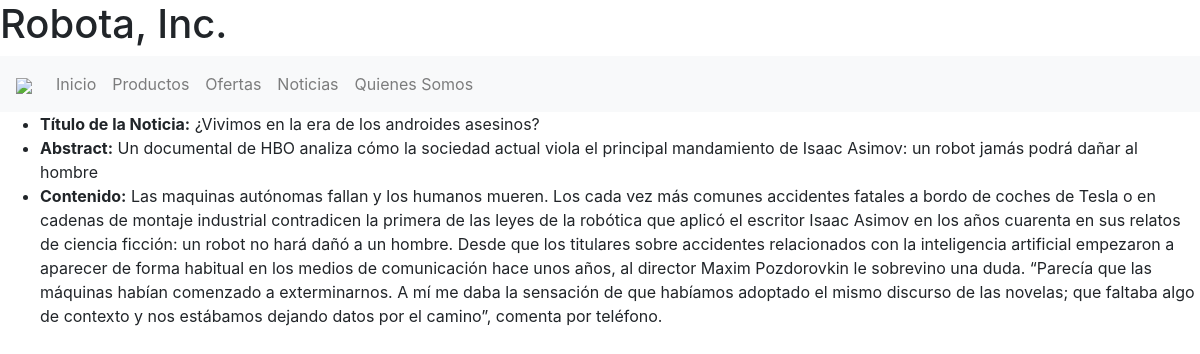
The app's page /noticias/robots-asesinos with its own data.
### web/models.py (models this page shows, shortened)
class New(models.Model):
    date = models.DateField()
    title = models.CharField(max_length=255)
    slug = models.SlugField()
    abstract = models.CharField(max_length=255)
    description = models.TextField()

### web/views.py (the view)
# urls.py: path('noticias/', views.news, name="news"),
def news(request, slug=None):
    if slug == None:
        context = {
            'news': New.objects.all(),
        }
        return render(request, 'web/news/main.html', context)
    else:
        context = {
            'new': New.objects.get(slug=slug),
        }
        return render(request, 'web/news/main_details.html', context)

### web/templates/web/news/main_details.html
{% extends 'web/content.html' %}
{% block main %}
<main>
    <ul>
        <li><b>Título de la Noticia:</b> {{ new.title }}</li>
        <li><b>Abstract:</b> {{ new.abstract }}</li>
        <li><b>Contenido:</b> {{ new.description }}</li>
    </ul>
</main>
{% endblock %}

### records on screen
New: title "¿Vivimos en la era de los androides asesinos?", abstract "Un documental de HBO analiza cómo la sociedad actual viola el principal mandamiento de Isaac Asimov: un robot jamás podrá dañar al hombre", description "Las maquinas autónomas fallan y los humanos mueren. Los cada vez más comunes accidentes fatales a bordo de coches de Tesla o en cadenas de montaje industrial contradicen la primera de las leyes de la robótica que aplicó el escritor Isaac Asimov en los años cuarenta en sus relatos de ciencia ficción: un robot no hará dañó a un hombre. Desde que los titulares sobre accidentes relacionados con la inteligencia artificial empezaron a aparecer de forma habitual en los medios de comunicación hace unos años, al director Maxim Pozdorovkin le sobrevino una duda. “Parecía que las máquinas habían comenzado a exterminarnos. A mí me daba la sensación de que habíamos adoptado el mismo discurso de las…"
